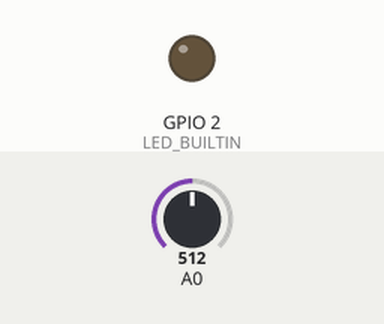
Simulated run of this program. Board: ESP8266 (NodeMCU). Parts: output pins drawn as LEDs (lit = HIGH, except the on-board LED, lit = LOW). The inputs (shaded band) are chosen by the test bench; at power-on: A0 = 512. What the program prints to the serial monitor is not drawn.

Above: at 4.0 s.
At 6.56 s:
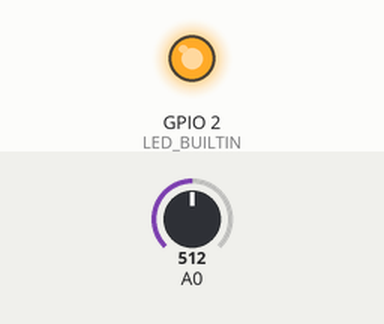
Timing chart, 0 to 8.1 s (numbered marks = the images above):
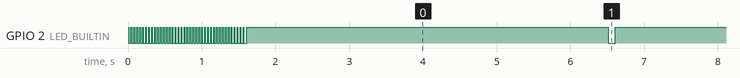

The program:

main.cpp
```cpp
#include <Arduino.h>

void setup() {
  // put your setup code here, to run once:
  pinMode(LED_BUILTIN, OUTPUT);
  for(int i = 0; i < 40; i++) {
    digitalWrite(LED_BUILTIN, 1);
    delay(10);
    digitalWrite(LED_BUILTIN, 0);
    delay(30);
  }

  Serial.begin(115200);
  delay(10);

  Serial.println(F("solar-5v-mk1"));
}

void loop() {
  // put your main code here, to run repeatedly:
    digitalWrite(LED_BUILTIN, 1);
    delay(4900);
    digitalWrite(LED_BUILTIN, 0);
    delay(100);

    float a0 = analogRead(A0);

    Serial.print("A0: ");
    Serial.print(a0);
    Serial.print("  Vin: ");
    Serial.println(a0 * 0.004666666667);


}
```

Measured:
- by itself, GPIO 2 (LED_BUILTIN): goes 39 × (LOW 0.03 s, HIGH 0.01 s), LOW 0.04 s, 25 × (HIGH 4.9 s, LOW 0.10 s), then HIGH
